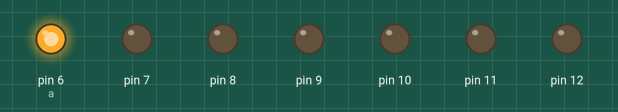
This sketch was run on a simulated Arduino Uno, built with avr-gcc and run on an emulated ATmega328P. Shown: output pins drawn as LEDs (lit = HIGH).

Above: at 0.05 s.
At 0.85 s:
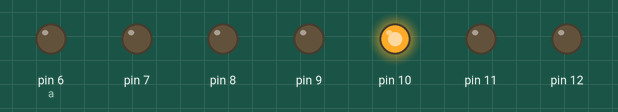
At 1.45 s:
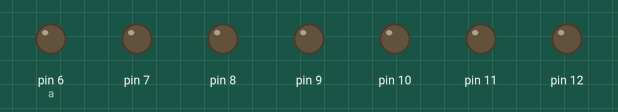
At 2.65 s:
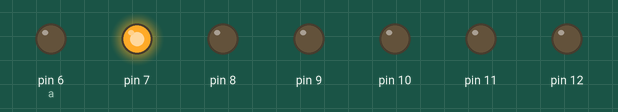
At 3.85 s:
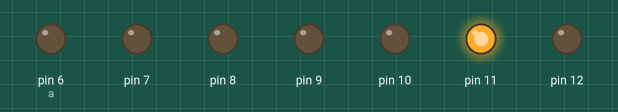
At 6.25 s:
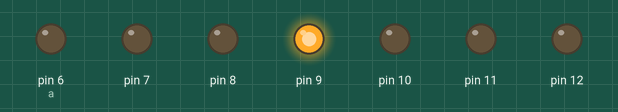
Timing chart, 0 to 6.5 s (numbered marks = the images above):
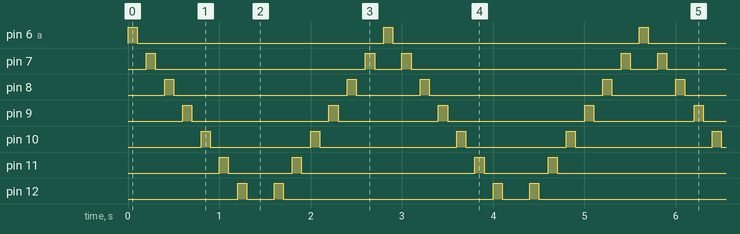

Measured:
- by itself, pin 6 (a): alternates HIGH for 0.10 s and LOW for 2.7 s
- by itself, pin 7: repeats every 2.8 s: LOW 2.3 s, HIGH 0.10 s, LOW 0.30 s, HIGH 0.10 s
- by itself, pin 8: repeats every 2.8 s: LOW 1.9 s, HIGH 0.10 s, LOW 0.70 s, HIGH 0.10 s
- by itself, pin 9: repeats every 2.8 s: LOW 1.5 s, HIGH 0.10 s, LOW 1.1 s, HIGH 0.10 s
- by itself, pin 10: repeats every 2.8 s: LOW 1.1 s, HIGH 0.10 s, LOW 1.5 s, HIGH 0.10 s
- by itself, pin 11: repeats every 2.8 s: LOW 0.70 s, HIGH 0.10 s, LOW 1.9 s, HIGH 0.10 s
- by itself, pin 12: repeats every 2.8 s: LOW 0.30 s, HIGH 0.10 s, LOW 2.3 s, HIGH 0.10 s

The sketch:

lesson_01_home_led_running.ino
```cpp
int a = 6;
void setup() {
  while (a != 13)
  {
    pinMode(a, OUTPUT);
    a++;
  }
}

int number = 6;
void loop() {
  while (number != 13)
  {
    digitalWrite(number, HIGH);
    delay(100);
    digitalWrite(number, LOW);
    delay(100);
    number++;
  }
  while (number != 6)
  {
    digitalWrite(number, HIGH);
    delay(100);
    digitalWrite(number, LOW);
    delay(100);
    number--;
  }
}
```
